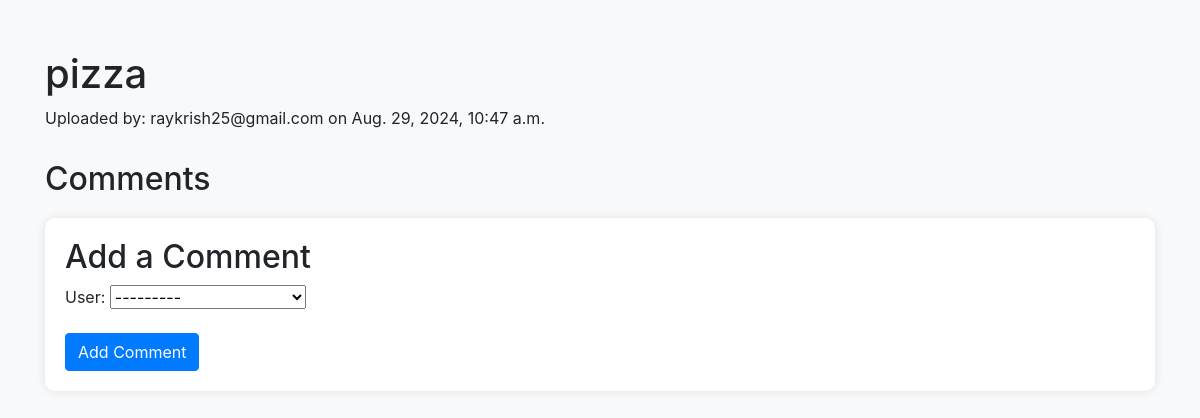
The page /file/1/ on the database its author committed.
### tracker/models.py (models this page shows, shortened)
class File(models.Model):
    unique_id = models.CharField(max_length=100, unique=True)
    file_name = models.CharField(max_length=255)
    uploaded_by = models.ForeignKey(User, on_delete=models.CASCADE)
    uploaded_at = models.DateTimeField(auto_now_add=True)

### tracker/views.py (the view)
# urls.py: path('file/<int:file_id>/', views.file_detail, name='file_detail'),  # View file details
def file_detail(request, file_id):
    file = get_object_or_404(File, id=file_id)
    comments = file.comments.all()
    if request.method == 'POST':
        form = CommentForm(request.POST)
        if form.is_valid():
            comment = form.save(commit=False)
            comment.file = file
            comment.user = request.user
            comment.save()
            return redirect('file_detail', file_id=file.id)
    else:
        form = CommentForm()
    return render(request, 'tracker/file_detail.html', {'file': file, 'comments': comments, 'form': form})

### tracker/forms.py
class CommentForm(forms.ModelForm):
    class Meta:
        model = Comment
        fields = ['content']
        widgets = {
            'content': forms.Textarea(attrs={'rows': 4}),
        }

### tracker/templates/tracker/file_detail.html (shortened to what this page needs)
<!DOCTYPE html>
<html lang="en">
<head>
    <link href="https://stackpath.bootstrapcdn.com/bootstrap/4.5.2/css/bootstrap.min.css" rel="stylesheet">
</head>
<body>
    <div class="container">
        <h1>{{ file.file_name }}</h1>
        <p>Uploaded by: {{ file.uploaded_by.username }} on {{ file.uploaded_at }}</p>
        <div class="comment-list">
            <h2>Comments</h2>
        </div>
        <div class="comment-form">
            <h2>Add a Comment</h2>
            <form method="post">
                {{ form.as_p }}
                <button type="submit" class="btn btn-primary">Add Comment</button>
            </form>
        </div>
    </div>
</body>
</html>

### tracker/templates/tracker/file_detail.html (style rules this page uses)
body { background-color: #f8f9fa; }
.container { margin-top: 50px; }
.comment-form { background-color: #ffffff; padding: 20px; border-radius: 10px; box-shadow: 0 0 10px rgba(0, 0, 0, 0.1); margin-top: 20px; }
.comment-list { margin-top: 30px; }

### rows shown on the page
File: file_name "pizza", uploaded_by.username "raykrish25@gmail.com", uploaded_at "Aug. 29, 2024, 10:47 a.m."
